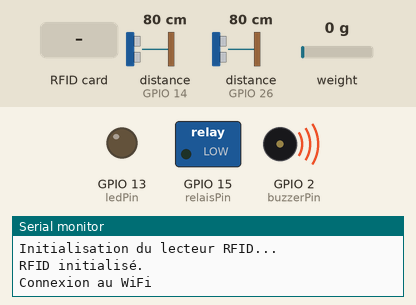
Recording of a sketch running on a simulated ESP32. Parts: switched loads named in the sketch (green lamp = pin HIGH), output pins drawn as LEDs (lit = HIGH), buzzer (waves = sounding, pin HIGH), the last lines printed to the serial monitor. Wiring (inferred from the names in the program): 2 × ultrasonic range finder: trigger GPIO 12, echo GPIO 14 / trigger GPIO 27, echo GPIO 26. The inputs (shaded band) are chosen by the test bench; at power-on: distance to the obstacle (sensors on GPIO 14, GPIO 26) 80 cm, weight on the scale 0 g. The echo pulse lasts 58.3 µs per cm; WiFi joins after 1.5 s; servers stay silent unless stated; pins used as bus, display or sensor lines are not drawn.

Above: at 1.2 s.
At 3.8 s:
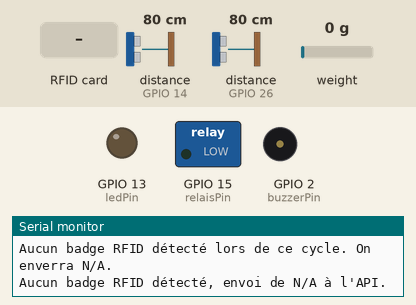
3.9 s: RFID card 00 00 00 00 held to the reader
11.3 s: RFID card 5E 7A 19 C4 held to the reader
Timing chart, 0 to 14.3 s (numbered marks = the images above; inputs shaded):
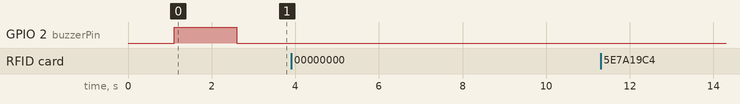

The sketch:

esp32_equipment_monitor.ino
```cpp
#include <WiFi.h>
#include <HX711.h>
#include <SPI.h>
#include <MFRC522.h>
#include <HTTPClient.h>
#include <ArduinoJson.h>

// === CONFIGURATION WIFI ===
const char* ssid = "Kalumba";
const char* password = "P@55word1234";

// === HX711 (Capteur de poids) ===
#define HX711_DT 4   // GPIO4
#define HX711_SCK 5  // GPIO5
HX711 balance;
float facteurCalibration = 1.0; // À ajuster après calibration

// === RFID RC522 ===
#define SS_PIN 21   // GPIO21
#define RST_PIN 22  // GPIO22
MFRC522 mfrc522(SS_PIN, RST_PIN);  // SDA, RST

// === Capteur Ultrason HC-SR04 ===
#define trigPin1 12  // GPIO12
#define echoPin1 14  // GPIO14
#define trigPin2 27  // GPIO27
#define echoPin2 26  // GPIO26

// === Buzzer, LED, Relais ===
#define buzzerPin 2     // GPIO2
#define ledPin 13       // GPIO13
#define relaisPin 15    // GPIO15

extern int equipementId; // Assure que la variable est globale

String lastRfidTag = "N/A"; // Ajout d'une variable globale pour mémoriser le dernier badge

void setup() {
  Serial.begin(115200);
  delay(1000);
  Serial.println("Initialisation...");

  // === Capteur de poids ===
  Serial.println("Initialisation du capteur de poids...");
  balance.begin(HX711_DT, HX711_SCK);
  if (!balance.is_ready()) {
    Serial.println("Erreur : HX711 non détecté !");
  } else {
    Serial.println("HX711 prêt.");
  }

  // === RFID ===
  Serial.println("Initialisation du lecteur RFID...");
  SPI.begin();  // SCK=18, MISO=19, MOSI=23 (par défaut sur ESP32)
  mfrc522.PCD_Init();
  delay(50);
  Serial.println("RFID initialisé.");

  // === Capteur Ultrason ===
  pinMode(trigPin1, OUTPUT);
  pinMode(echoPin1, INPUT);
  pinMode(trigPin2, OUTPUT);
  pinMode(echoPin2, INPUT);

  // === Périphériques ===
  pinMode(buzzerPin, OUTPUT);
  pinMode(ledPin, OUTPUT);
  pinMode(relaisPin, OUTPUT);


  digitalWrite(ledPin, LOW);
  digitalWrite(relaisPin, LOW);

  // === WiFi ===
  Serial.print("Connexion au WiFi");
  digitalWrite(buzzerPin, HIGH); // Buzzer ON tant que pas connecté
  WiFi.begin(ssid, password);
  while (WiFi.status() != WL_CONNECTED) {
    delay(500);
    Serial.print(".");
    digitalWrite(buzzerPin, HIGH); // Buzzer ON tant que pas connecté
  }
  digitalWrite(buzzerPin, LOW); // Buzzer OFF une fois connecté
  Serial.println("\nConnecté au WiFi !");
  Serial.print("Adresse IP : ");
  Serial.println(WiFi.localIP());
  digitalWrite(buzzerPin, LOW);}

void envoyerDonneesPourTousEquipements(float poids, float distance1, float distance2, String rfidTag) {
  if (WiFi.status() == WL_CONNECTED) {
    HTTPClient http;
    String url = "http://172.29.16.201:8000/api/equipements/all";
    http.begin(url);
    int httpCode = http.GET();
    if (httpCode > 0) {
      String payload = http.getString();
      DynamicJsonDocument doc(4096);
      DeserializationError error = deserializeJson(doc, payload);
      if (!error) {
        for (JsonObject eq : doc.as<JsonArray>()) {
          int id = eq["id"];
          envoyerDonneesVersAPI(id, rfidTag, poids, distance1, distance2);
        }
      } else {
        Serial.println(" Erreur de parsing JSON équipements");
      }
    } else {
      Serial.println(" Erreur HTTP lors de la récupération des équipements");
    }
    http.end();
  } else {
    Serial.println(" WiFi non connecté !");
  }
}

void envoyerDonneesVersAPI(int equipementId, String rfidTag, float poids, float distance1, float distance2) {
  if ((WiFi.status() == WL_CONNECTED)) {
    HTTPClient http;
    String url = "http://172.29.16.201:8000/api/equipement/sensor-data/" + String(equipementId);
    http.begin(url);
    http.addHeader("Content-Type", "application/json");
    if (rfidTag == "" || rfidTag == "00000000") rfidTag = "N/A";
    if (isnan(poids)) poids = 0.0;
    if (isnan(distance1)) distance1 = 0.0;
    if (isnan(distance2)) distance2 = 0.0;
    String json = "{";
    json += "\"rfid_tag\":\"" + rfidTag + "\",";
    json += "\"weight\":" + String(poids, 2) + ",";
    json += "\"distance1\":" + String(distance1, 2) + ",";
    json += "\"distance2\":" + String(distance2, 2);
    json += "}";
    Serial.print("JSON envoyé : ");
    Serial.println(json);
    int httpResponseCode = http.POST(json);
    if (httpResponseCode > 0) {
      String response = http.getString();
      Serial.print(" Données envoyées pour équipement ");
      Serial.print(equipementId);

    } else {
      Serial.print(" Erreur HTTP pour équipement ");
      Serial.print(equipementId);

      http.end();
      return;
    }
    http.end();
  } else {
    Serial.println(" WiFi non connecté !");

  }
}

void loop() {
  // === Mesure distance 1 ===
  digitalWrite(trigPin1, LOW);
  delayMicroseconds(2);
  digitalWrite(trigPin1, HIGH);
  delayMicroseconds(10);
  digitalWrite(trigPin1, LOW);
  long duration1 = pulseIn(echoPin1, HIGH);
  float distance1 = duration1 * 0.034 / 2;
  Serial.print("Distance 1 : ");
  Serial.print(distance1, 2);
  Serial.println(" cm");

  // === Mesure distance 2 ===
  digitalWrite(trigPin2, LOW);
  delayMicroseconds(2);
  digitalWrite(trigPin2, HIGH);
  delayMicroseconds(10);
  digitalWrite(trigPin2, LOW);
  long duration2 = pulseIn(echoPin2, HIGH);
  float distance2 = duration2 * 0.034 / 2;
  Serial.print("Distance 2 : ");
  Serial.print(distance2, 2);
  Serial.println(" cm");

  // === Poids ===
  float poids = 0;
  bool poidsPret = balance.is_ready();
  if (poidsPret) {
    poids = balance.get_units(10) * facteurCalibration;
    Serial.print("Poids calibré : ");
    Serial.print(poids, 2);
    Serial.println("g");
  } else {
    Serial.println("Capteur de poids non present !");
  }

  // === Lecture RFID ===
  String rfidTag = "N/A";
  bool rfidDetected = false;
  if (mfrc522.PICC_IsNewCardPresent() && mfrc522.PICC_ReadCardSerial()) {
    rfidTag = "";
    for (byte i = 0; i < mfrc522.uid.size; i++) {
      rfidTag += String(mfrc522.uid.uidByte[i] < 0x10 ? "0" : "");
      rfidTag += String(mfrc522.uid.uidByte[i], HEX);
    }
    rfidTag.toUpperCase();
    Serial.print("Tag RFID détecté : ");
    Serial.println(rfidTag);
    mfrc522.PICC_HaltA();
    mfrc522.PCD_StopCrypto1();
    rfidDetected = true;
    lastRfidTag = rfidTag;
  } else {
    Serial.println("Aucun badge RFID détecté lors de ce cycle. On enverra N/A.");
    lastRfidTag = "N/A";
  }

  // Envoi des données à l'API avec la valeur courante
  if (lastRfidTag == "N/A") {
    Serial.println("Aucun badge RFID détecté, envoi de N/A à l'API.");
  } else {
    Serial.print("Badge RFID détecté, valeur envoyée à l'API : ");
    Serial.println(lastRfidTag);
  }
  envoyerDonneesPourTousEquipements(poids, distance1, distance2, lastRfidTag);

  // Si aucun tag RFID détecté, on n'envoie plus d'alerte séparée, l'API gère déjà l'alerte via rfid_tag="N/A"
  // if (!rfidDetected) {
  //   Serial.println("Préparation de l'envoi d'une alerte RFID à l'API...");
  //   if (WiFi.status() == WL_CONNECTED) {
  //     HTTPClient http;
  //     String url = "http://172.29.16.201:8000/api/equipement/alerte-absence-rfid";
  //     http.begin(url);
  //     http.addHeader("Content-Type", "application/json");
  //     String json = "{\"message\":\"Aucun tag RFID détecté à l'emplacement !\"}";
  //     int httpResponseCode = http.POST(json);
  //     if (httpResponseCode > 0) {
  //       Serial.println("Alerte RFID envoyée à la plateforme.");
  //     } else {
  //       Serial.print("Erreur lors de l'envoi de l'alerte RFID. Code HTTP : ");
  //       Serial.println(httpResponseCode);
  //     }
  //     http.end();
  //   }
  // }

  // Gestion du buzzer selon l'état WiFi
  if (WiFi.status() == WL_CONNECTED) {
    digitalWrite(buzzerPin, LOW); // Buzzer OFF si connecté
  } else {
    digitalWrite(buzzerPin, HIGH); // Buzzer ON si déconnecté
  }

  delay(5000);  // Pause avant prochaine mesure
}
```
